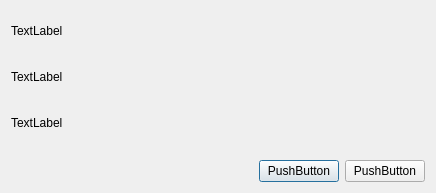
<?xml version="1.0" encoding="UTF-8"?>
<ui version="4.0">
 <class>frmDecision</class>
 <widget class="QDialog" name="frmDecision">
  <property name="geometry">
   <rect>
    <x>0</x>
    <y>0</y>
    <width>436</width>
    <height>193</height>
   </rect>
  </property>
  <property name="windowTitle">
   <string>Dialog</string>
  </property>
  <property name="windowIcon">
   <iconset resource="terra.qrc">
    <normaloff>:/Icons/PNG/terra.png</normaloff>:/Icons/PNG/terra.png</iconset>
  </property>
  <layout class="QGridLayout" name="gridLayout">
   <item row="0" column="0">
    <layout class="QVBoxLayout" name="verticalLayout">
     <item>
      <widget class="QLabel" name="linea1">
       <property name="minimumSize">
        <size>
         <width>0</width>
         <height>40</height>
        </size>
       </property>
       <property name="text">
        <string>TextLabel</string>
       </property>
      </widget>
     </item>
     <item>
      <widget class="QLabel" name="linea2">
       <property name="minimumSize">
        <size>
         <width>0</width>
         <height>40</height>
        </size>
       </property>
       <property name="text">
        <string>TextLabel</string>
       </property>
      </widget>
     </item>
     <item>
      <widget class="QLabel" name="linea3">
       <property name="minimumSize">
        <size>
         <width>0</width>
         <height>40</height>
        </size>
       </property>
       <property name="text">
        <string>TextLabel</string>
       </property>
      </widget>
     </item>
    </layout>
   </item>
   <item row="2" column="0">
    <layout class="QHBoxLayout" name="horizontalLayout">
     <item>
      <spacer name="horizontalSpacer">
       <property name="orientation">
        <enum>Qt::Horizontal</enum>
       </property>
       <property name="sizeHint" stdset="0">
        <size>
         <width>40</width>
         <height>20</height>
        </size>
       </property>
      </spacer>
     </item>
     <item>
      <widget class="QPushButton" name="btnAceptar">
       <property name="text">
        <string>PushButton</string>
       </property>
      </widget>
     </item>
     <item>
      <widget class="QPushButton" name="btnCancelar">
       <property name="text">
        <string>PushButton</string>
       </property>
      </widget>
     </item>
    </layout>
   </item>
   <item row="1" column="0">
    <spacer name="verticalSpacer">
     <property name="orientation">
      <enum>Qt::Vertical</enum>
     </property>
     <property name="sizeHint" stdset="0">
      <size>
       <width>20</width>
       <height>40</height>
      </size>
     </property>
    </spacer>
   </item>
  </layout>
 </widget>
 <resources>
  <include location="terra.qrc"/>
 </resources>
 <connections>
  <connection>
   <sender>btnAceptar</sender>
   <signal>clicked()</signal>
   <receiver>frmDecision</receiver>
   <slot>accept()</slot>
   <hints>
    <hint type="sourcelabel">
     <x>325</x>
     <y>187</y>
    </hint>
    <hint type="destinationlabel">
     <x>163</x>
     <y>238</y>
    </hint>
   </hints>
  </connection>
  <connection>
   <sender>btnCancelar</sender>
   <signal>clicked()</signal>
   <receiver>frmDecision</receiver>
   <slot>close()</slot>
   <hints>
    <hint type="sourcelabel">
     <x>430</x>
     <y>187</y>
    </hint>
    <hint type="destinationlabel">
     <x>292</x>
     <y>215</y>
    </hint>
   </hints>
  </connection>
 </connections>
</ui>
